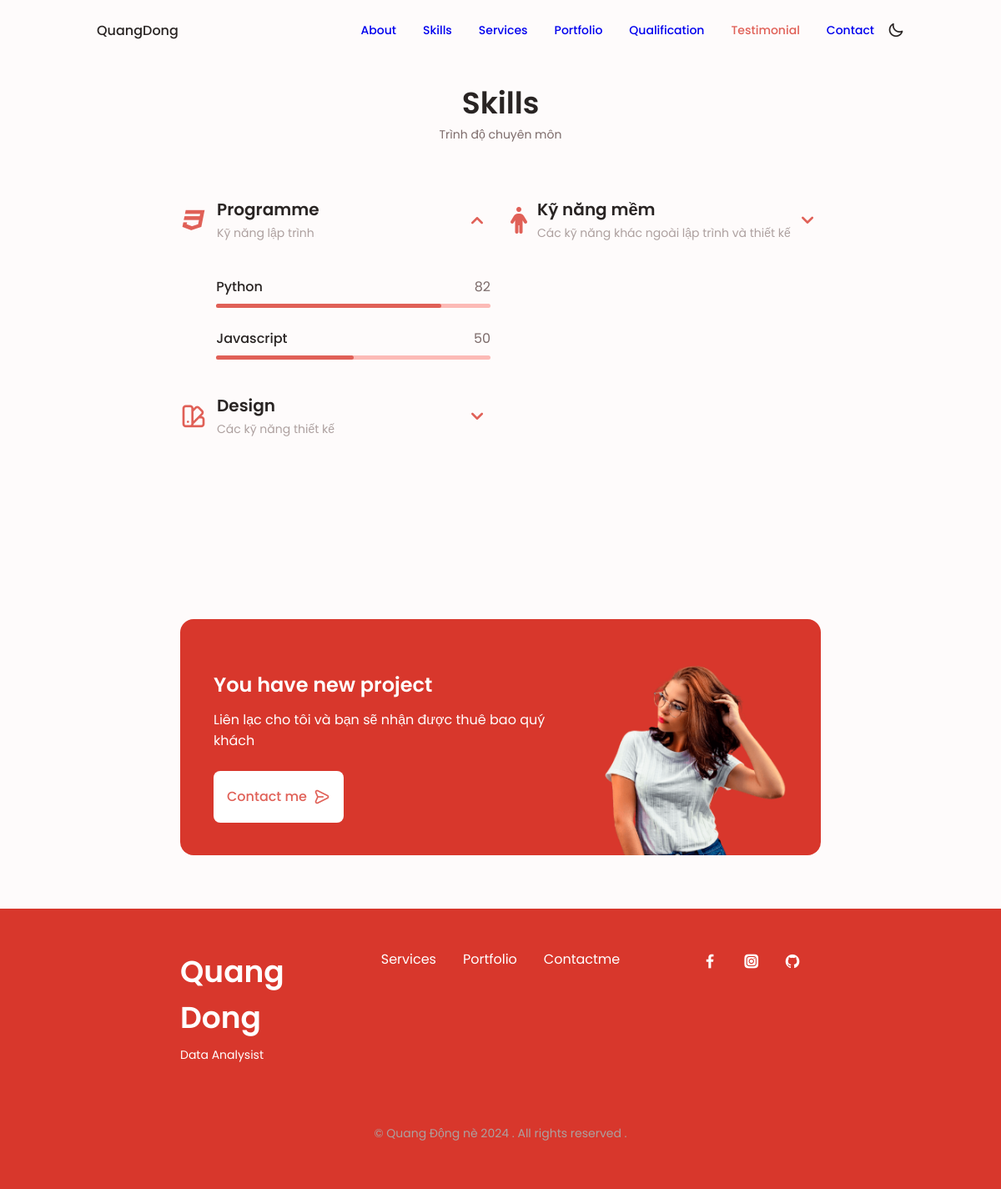
Screenshot of /skills/ with the database file from the repository.
### main/models.py (models this page shows, shortened)
class Skill(models.Model):
    class Meta:
        verbose_name_plural = "Skills"
        verbose_name = "Skill"
    sort_id = models.CharField(max_length=5, blank=True, null=True)
    name = models.CharField(max_length=50, blank=True, null=True)
    score = models.IntegerField(default=80, blank=True, null=True)

class UserProfile(models.Model):
    class Meta:
        verbose_name_plural = "User Profiles"
        verbose_name = "User Profile"
    user = models.OneToOneField(User, on_delete=models.CASCADE)
    avatar = models.ImageField(blank=True, null=True, upload_to="avatar")
    name = models.CharField(max_length=100, blank=True, null=True)
    sub_title = models.CharField(max_length=100, blank=True, null=True)
    bio = models.TextField(blank=True, null=True)
    about_bio = models.TextField(blank=True, null=True)
    about_image = models.ImageField(blank=True, null=True, upload_to="about")
    experience = models.IntegerField(default=1, blank=True, null=True)
    projects = models.IntegerField(default=5, blank=True, null=True)
    companies = models.IntegerField(default=1, blank=True, null=True)
    email = models.CharField(max_length=50, blank=True, null=True)
    phone = models.CharField(max_length=50, blank=True, null=True)
    location = models.CharField(max_length=50, blank=True, null=True)
    skills = models.ManyToManyField(Skill, blank=True)
    cv = models.FileField(blank=True, null=True, upload_to="cv")

### main/views.py (the view)
# urls.py: path('skills/', views.SkillView.as_view(), name="skill"),
class SkillView(generic.ListView):
    model = Skill
    template_name = "main/skills.html"

### portfolio_django/context_processors.py (called while the page is built)
def project_context(request):
    context = {
        'me': User.objects.first(),
    }
    return context

### main/templates/main/skills.html (shortened to what this page needs)
{% extends 'main/base.html' %}
{% load static %}
{% block content %}
        <section class="skills section" id="skills">
            <h2 class="section__title">Skills</h2>
            <span class="section__subtitle">Trình độ chuyên môn</span>
            <div class="skills__container container grid">
                <div>
                    <div class="skills__content skills__open">
                        <div class="skills__header">
                            <i class="uil uil-programming-language skills__icon">
                            </i>
                            <div>
                                <h1 class="skills__title">Programme</h1>
                                <span class="skills__subtitle">Kỹ năng lập trình</span>
                            </div>
                            <i class="uil uil-angle-down skills__arrow"></i>
                        </div>
                        <div class="skills__list grid">
                            {% for sk in me.userprofile.skills.all %}
                            {% if sk.sort_id == "PR" %}
                            <div class="skills__data">
                                <div class="skills__titles">
                                    <h3 class="skills__name">{{sk.name}}</h3>
                                    <span class="skills__number">{{sk.score}}</span>
                                </div>
                                <div class="skills__bar">
                                    <span class="skills__score " style="width: {{sk.score}}%"></span>
                                </div>
                            </div>
                            {% endif %}
                            {% endfor %}
                        </div>
                    </div>
                    <div class="skills__content skills__close">
                        <div class="skills__header">
                            <i class="uil uil-swatchbook skills__icon">
                            </i>
                            <div>
                                <h1 class="skills__title">Design</h1>
                                <span class="skills__subtitle">Các kỹ năng thiết kế</span>
                            </div>
                            <i class="uil uil-angle-down skills__arrow"></i>
                        </div>
                    </div>
                </div>
                <div>
                    <div class="skills__content skills__close">
                        <div class="skills__header">
                           <i class="fa-solid fa-person skills__icon"></i>
                            <div>
                                <h1 class="skills__title">Kỹ năng mềm</h1>
                                <span class="skills__subtitle">Các kỹ năng khác ngoài lập trình và thiết kế</span>
                            </div>
                            <i class="uil uil-angle-down skills__arrow"></i>
                        </div>
                    </div>
                </div>
            </div>
        </section>
        <section class="project section">
            <div class="project__bg">
                <div class="project__container container grid">
                    <div class="project__data">
                        <h2 class="project__title">You have new project</h2>
                        <p class="project__description">Liên lạc cho tôi và bạn sẽ nhận được thuê bao quý khách</p>
                        <a href="{% url 'main:contact' %}" class="button button--flex button--white">
                            Contact me
                            <i class="uil uil-message project__icon button__icon"></i>
                        </a>
                    </div>
                    <img src="{% static 'images/project.png' %}" alt="" class="project__img">
                </div>
            </div>
        </section>
{% endblock %}

### main/templates/main/partials/footer.html
{% load static %}
    <footer class="footer">
        <div class="footer__bg">
            <div class="footer__container container grid">
                <div class="footer__name">
                    <h1 class="footer__title">{{me.first_name|title}}</h1>
                    <span class="footer__subtitle">{{me.userprofile.sub_title}}</span>
                </div>
                <ul class="footer__links">
                    <li>
                        <a href="{% url 'main:service' %}" class="footer__link">Services</a>
                    </li>
                    <li>
                        <a href="{% url 'main:portfolio' %}" class="footer__link">Portfolio</a>
                    </li>
                    <li>
                        <a href="{% url 'main:contact' %}" class="footer__link">Contactme</a>
                    </li>
                </ul>
                <div class="footer__socials">
                    <a href="https://www.facebook.com/" target="_blank" class="footer__social">
                        <i class="uil uil-facebook-f"></i>
                    </a>
                    <a href="https://www.instagram.com/" target="_blank" class="footer__social">
                        <i class="uil uil-instagram-alt"></i>
                    </a>
                    <a href="https://github.com/" target="_blank" class="footer__social">
                        <i class="uil uil-github"></i>
                    </a>
                </div>
            </div>
            <div class="footer__copyright">
                © {{me.userprofile.name}} nè {%  now "Y" %} . All rights reserved .
            </div>
    </footer>

### rows the page displays
Skill: name "Python", score "82"
Skill: name "Javascript", score "50"

### other values shown
{{ me.first_name|title }} "Quang Dong"
{{ me.userprofile.sub_title }} "Data Analysist"
{{ me.userprofile.name }} "Quang Động"
